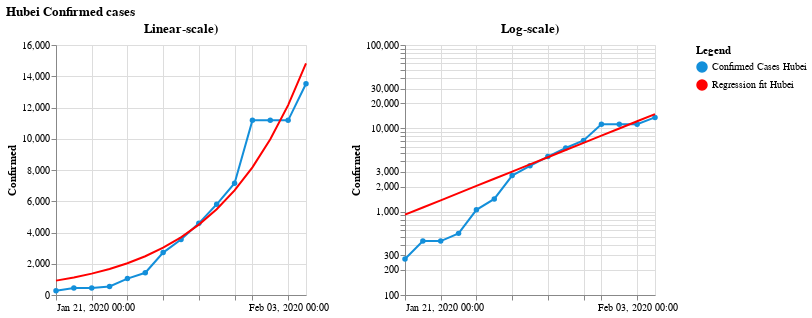

Write notebook code for a chart like this one.
### Code cell
(l | r).properties(title='Hubei Confirmed cases')

### Figure 1 — Vega-Lite specification as saved in the notebook (floating-point values rounded to 4 significant figures)
{"config": {"view": {"continuousWidth": 400, "continuousHeight": 300}}, "hconcat": [{"layer": [{"data": {"name": "data-0cb4bc3792ec1c0128a65d1772cc8bd7"}, "mark": {"type": "line", "point": true}, "encoding": {"color": {"type": "nominal", "field": "Legend", "scale": {"range": ["#138FDA", "red"]}}, "order": {"type": "temporal", "field": "Date"}, "x": {"type": "temporal", "field": "Date", "title": null}, "y": {"type": "quantitative", "field": "Confirmed", "scale": {"type": "linear"}, "title": "Confirmed"}}, "height": 250, "width": 250}, {"data": {"name": "data-d225e663e549f1da4c19a9fba4931c93"}, "mark": "line", "encoding": {"color": {"type": "nominal", "field": "Legend", "scale": {"range": ["red"]}}, "x": {"type": "temporal", "field": "fit_date", "timeUnit": "yearmonthdatehours"}, "y": {"type": "quantitative", "field": "fit_confirmed"}}}], "title": "Linear-scale)"}, {"layer": [{"data": {"name": "data-0cb4bc3792ec1c0128a65d1772cc8bd7"}, "mark": {"type": "line", "point": true}, "encoding": {"color": {"type": "nominal", "field": "Legend", "scale": {"range": ["#138FDA", "red"]}}, "order": {"type": "temporal", "field": "Date"}, "x": {"type": "temporal", "field": "Date", "title": null}, "y": {"type": "quantitative", "field": "Confirmed", "scale": {"type": "log"}, "title": "Confirmed"}}, "height": 250, "width": 250}, {"data": {"name": "data-d225e663e549f1da4c19a9fba4931c93"}, "mark": "line", "encoding": {"color": {"type": "nominal", "field": "Legend", "scale": {"range": ["red"]}}, "x": {"type": "temporal", "field": "fit_date", "timeUnit": "yearmonthdatehours"}, "y": {"type": "quantitative", "field": "fit_confirmed"}}}], "title": "Log-scale)"}], "title": "Hubei Confirmed cases", "$schema": "https://vega.github.io/schema/vega-lite/v4.0.2.json", "datasets": {"data-0cb4bc3792ec1c0128a65d1772cc8bd7": [{"Province/State": "Hubei", "Date": "2020-01-21T00:00:00", "Confirmed": 270.0, "Deaths": null, "Recovered": null, "Legend": "Confirmed Cases Hubei"}, {"Province/State": "Hubei", "Date": "2020-01-22T00:00:00", "Confirmed": 444.0, "Deaths": null, "Recovered": null, "Legend": "Confirmed Cases Hubei"}, {"Province/State": "Hubei", "Date": "2020-01-23T00:00:00", "Confirmed": 444.0, "Deaths": null, "Recovered": 28.0, "Legend": "Confirmed Cases Hubei"}, {"Province/State": "Hubei", "Date": "2020-01-24T00:00:00", "Confirmed": 549.0, "Deaths": 24.0, "Recovered": 31.0, "Legend": "Confirmed Cases Hubei"}, {"Province/State": "Hubei", "Date": "2020-01-25T00:00:00", "Confirmed": 1052.0, "Deaths": 52.0, "Recovered": 42.0, "Legend": "Confirmed Cases Hubei"}, {"Province/State": "Hubei", "Date": "2020-01-26T00:00:00", "Confirmed": 1423.0, "Deaths": 76.0, "Recovered": 44.0, "Legend": "Confirmed Cases Hubei"}, {"Province/State": "Hubei", "Date": "2020-01-27T00:00:00", "Confirmed": 2714.0, "Deaths": 100.0, "Recovered": 47.0, "Legend": "Confirmed Cases Hubei"}, {"Province/State": "Hubei", "Date": "2020-01-28T00:00:00", "Confirmed": 3554.0, "Deaths": 125.0, "Recovered": 80.0, "Legend": "Confirmed Cases Hubei"}, {"Province/State": "Hubei", "Date": "2020-01-29T00:00:00", "Confirmed": 4586.0, "Deaths": 162.0, "Recovered": 90.0, "Legend": "Confirmed Cases Hubei"}, {"Province/State": "Hubei", "Date": "2020-01-30T00:00:00", "Confirmed": 5806.0, "Deaths": 204.0, "Recovered": 116.0, "Legend": "Confirmed Cases Hubei"}, {"Province/State": "Hubei", "Date": "2020-01-31T00:00:00", "Confirmed": 7153.0, "Deaths": 249.0, "Recovered": 169.0, "Legend": "Confirmed Cases Hubei"}, {"Province/State": "Hubei", "Date": "2020-02-01T00:00:00", "Confirmed": 11180.0, "Deaths": 350.0, "Recovered": 295.0, "Legend": "Confirmed Cases Hubei"}, {"Province/State": "Hubei", "Date": "2020-02-02T00:00:00", "Confirmed": 11180.0, "Deaths": 350.0, "Recovered": 295.0, "Legend": "Confirmed Cases Hubei"}, {"Province/State": "Hubei", "Date": "2020-02-03T00:00:00", "Confirmed": 11180.0, "Deaths": 350.0, "Recovered": 300.0, "Legend": "Confirmed Cases Hubei"}, {"Province/State": "Hubei", "Date": "2020-02-04T00:00:00", "Confirmed": 13520.0, "Deaths": 414.0, "Recovered": 396.0, "Legend": "Confirmed Cases Hubei"}], "data-d225e663e549f1da4c19a9fba4931c93": [{"fit_date": "2020-01-21T00:00:00", "fit_confirmed": 920.0, "Legend": "Regression fit Hubei"}, {"fit_date": "2020-01-22T00:00:00", "fit_confirmed": 1122.0, "Legend": "Regression fit Hubei"}, {"fit_date": "2020-01-23T00:00:00", "fit_confirmed": 1369.0, "Legend": "Regression fit Hubei"}, {"fit_date": "2020-01-24T00:00:00", "fit_confirmed": 1669.0, "Legend": "Regression fit Hubei"}, {"fit_date": "2020-01-25T00:00:00", "fit_confirmed": 2036.0, "Legend": "Regression fit Hubei"}, {"fit_date": "2020-01-26T00:00:00", "fit_confirmed": 2483.0, "Legend": "Regression fit Hubei"}, {"fit_date": "2020-01-27T00:00:00", "fit_confirmed": 3028.0, "Legend": "Regression fit Hubei"}, {"fit_date": "2020-01-28T00:00:00", "fit_confirmed": 3693.0, "Legend": "Regression fit Hubei"}, {"fit_date": "2020-01-29T00:00:00", "fit_confirmed": 4504.0, "Legend": "Regression fit Hubei"}, {"fit_date": "2020-01-30T00:00:00", "fit_confirmed": 5493.0, "Legend": "Regression fit Hubei"}, {"fit_date": "2020-01-31T00:00:00", "fit_confirmed": 6700.0, "Legend": "Regression fit Hubei"}, {"fit_date": "2020-02-01T00:00:00", "fit_confirmed": 8171.0, "Legend": "Regression fit Hubei"}, {"fit_date": "2020-02-02T00:00:00", "fit_confirmed": 9966.0, "Legend": "Regression fit Hubei"}, {"fit_date": "2020-02-03T00:00:00", "fit_confirmed": 12150.0, "Legend": "Regression fit Hubei"}, {"fit_date": "2020-02-04T00:00:00", "fit_confirmed": 14820.0, "Legend": "Regression fit Hubei"}]}}
